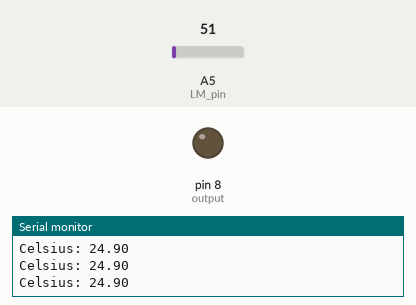
Bench run of a sketch on a simulated Arduino Uno, built with avr-gcc and run on an emulated ATmega328P. Shown: output pins drawn as LEDs (lit = HIGH), the last lines printed to the serial monitor. The test bench sets the inputs (shaded band); at power-on: A5 (LM_pin) = 51.

Above: at 1.3 s.
1.4 s: A5 (LM_pin) set to 69
At 2.4 s:
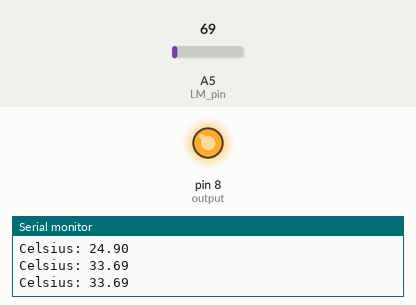
4.5 s: A5 (LM_pin) set to 61
At 4.8 s:
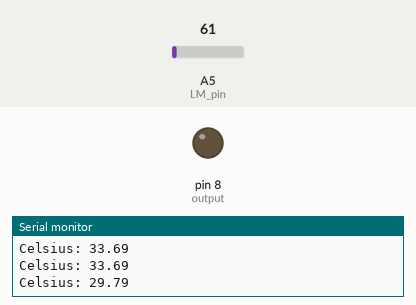
6.0 s: A5 (LM_pin) set to 71
At 7.2 s:
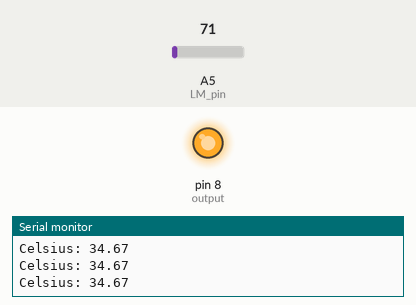
Timing chart, 0 to 8.5 s (numbered marks = the images above; inputs shaded):
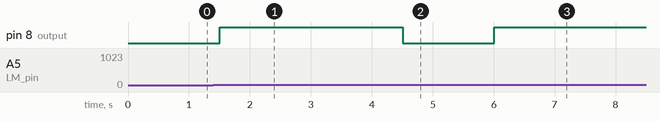

The sketch:

lab.ino
```cpp
#include <IRremote.h>
#include <IRremoteInt.h>

#define ZERO 0xFF906F
#define ONE 0xFF30CF
#define TWO 0xFFB04F
#define THREE 0xFF708F
#define FOUR 0xFFF00F
#define FIVE 0xFF08F7
#define SIX 0xFF8877
#define SEVEN 0xFF48B7
#define EIGHT 0xFFC837
#define NINE 0xFF28D7
#define OK 0xFFC03F

const int LM_pin = A5; // Assigning analog pin A5 to LM35
const int output = 8;    // Assigning analog pin A0 to LED
int IR_pin = 11;       // IR pin
float Celsius;         // variable to store temperature in degree Celsius
float sensorValue;     // temporary variable to hold sensor reading
float threshold;
float currentThreshold;

IRrecv IR_recv(IR_pin);  //receive from IR pin
decode_results results;

/* appending number in string "threshold" */
void append() {
  switch (results.value) {
    case ZERO: threshold = threshold * 10 + 0; Serial.println("0 received"); break;
    case ONE: threshold = threshold * 10 + 1; Serial.println("1 received"); break;
    case TWO: threshold = threshold * 10 + 2; Serial.println("2 received"); break;
    case THREE: threshold = threshold * 10 + 3; Serial.println("3 received"); break;
    case FOUR: threshold = threshold * 10 + 4; Serial.println("4 received"); break;
    case FIVE: threshold = threshold * 10 + 5; Serial.println("5 received"); break;
    case SIX: threshold = threshold * 10 + 6; Serial.println("6 received"); break;
    case SEVEN: threshold = threshold * 10 + 7; Serial.println("7 received"); break;
    case EIGHT: threshold = threshold * 10 + 8; Serial.println("8 received"); break;
    case NINE: threshold = threshold * 10 + 9; Serial.println("9 received"); break;
  }
  return;
}

void setup() {
  // put your setup code here, to run once:
  Serial.begin(9600);

  pinMode(LM_pin, INPUT);   // LM_pin is the input temperature
  pinMode(output, OUTPUT);     // Define pins led
  digitalWrite(output, LOW);
  IR_recv.enableIRIn();     //start the receiver
  IR_recv.blink13(true);
  threshold = 0.0;                  //initial the string by null
  currentThreshold = 30.0;
}

void loop() {
  // put your main code here, to run repeatedly:

  sensorValue = analogRead(LM_pin);       // read the input temprature in millivolt
  Celsius = (sensorValue * 500 / 1024);  // convert from millivolt to celsius
  Serial.print("Celsius: ");
  Serial.println(Celsius);

  if (IR_recv.decode(&results)) {
    switch (results.value) {
      case OK: {
          currentThreshold = threshold;
          Serial.print("Threshold: "); Serial.println(currentThreshold);
          threshold = 0;
        } break;
      default: append();
    }
    delay(50);                    // Add delay to prevent false readings
    IR_recv.resume();             // receive the next value
  }

  if (Celsius > currentThreshold) {
    digitalWrite(output, HIGH);
  } else {
    digitalWrite(output, LOW);
  }
  delay(500);
}
```

Measured:
- the behaviour switches between 61 and 62 on A5 (LM_pin) (found by bisection; images 0 and 1)
- after the input at 1.4 s, pin 8 (output): LOW → HIGH after 0.10 s
- after the input at 4.5 s, pin 8 (output): HIGH → LOW at once
- after the input at 6.0 s, pin 8 (output): LOW → HIGH at once
